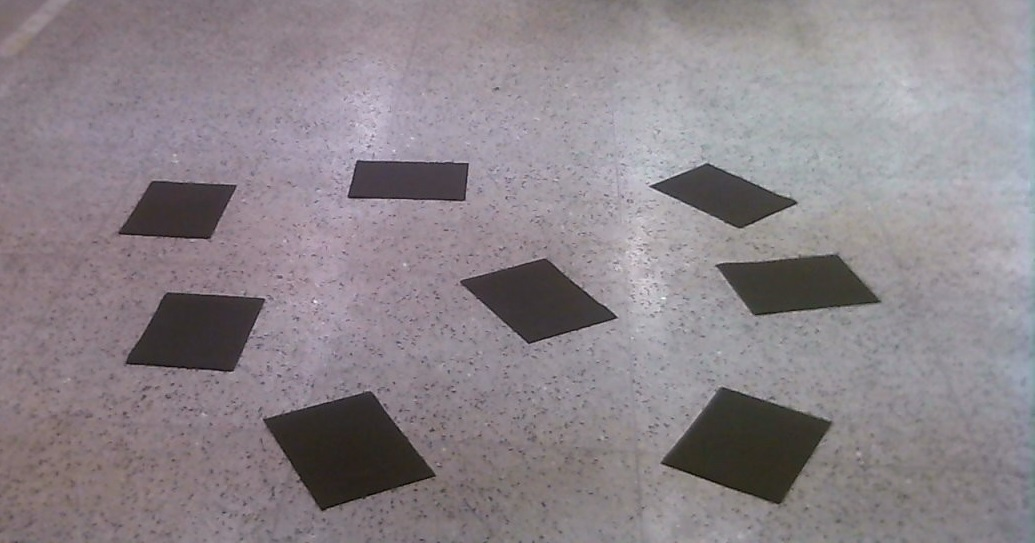
#> input picture 1.jpg, 1035 x 543 px, given in place of the camera
$ python test4.py   (older library calls are emulated)
#> lines starting #> are read from the running program, lines starting #| are printed output that depends on the picture; after the words box and inside, x2 and y2 are one past the last pixel; in counts of white or black regions, pixels touching at a corner belong together
import cv2
import numpy as np
import copy
import time
import math

cap = cv2.VideoCapture(1)
h1 = 10
s1 = 140
v1 = 0
def nothing(x):
    pass
# Creating a window for later use
cv2.namedWindow('AFTER HSV FILTERING')

h,s,v = 103,40,50

while(1):
    time.sleep(0.5)
    _, frame = cap.read()
#> frame is the input picture: shape (543, 1035, 3); mean B, G, R 137.3, 131.9, 139.6

    #converting to HSV
    hsv = cv2.cvtColor(frame,cv2.COLOR_BGR2HSV)
#> hsv: shape (543, 1035, 3); mean H, S, V 125.6, 21.1, 141.4

    # Normal masking algorithm
    lower_blue = np.array([h,s,v])
    upper_blue = np.array([h + h1,s + s1,255])

    mask = cv2.inRange(hsv,lower_blue, upper_blue)
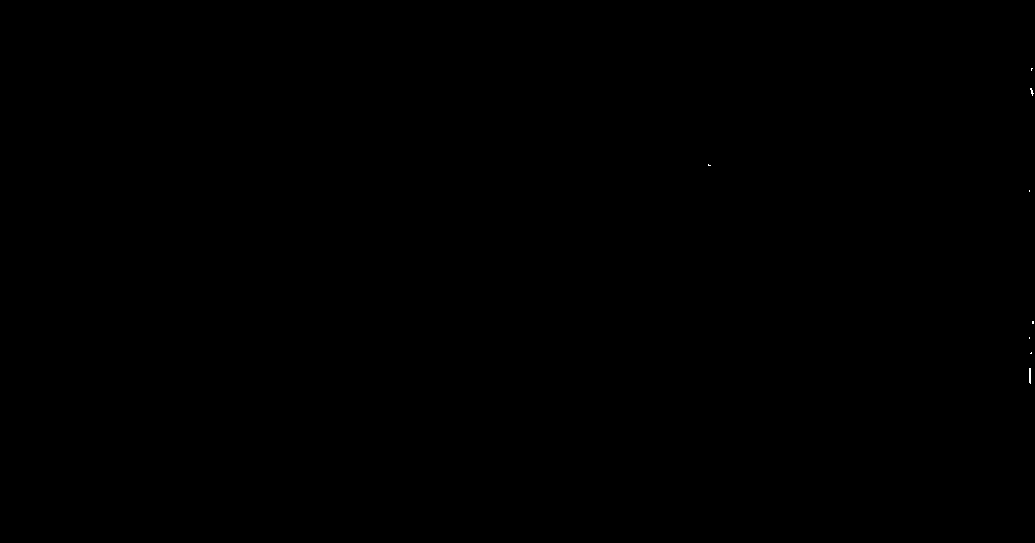
#> mask: shape (543, 1035); 0.01% white in thin lines or dots, all inside (x1, y1, x2, y2) = (708, 68, 1034, 384)

    result = cv2.bitwise_and(frame,frame,mask = mask)
    blur = cv2.blur(result,(5,5))

    bw = cv2.cvtColor(blur,cv2.COLOR_HSV2BGR)
    bw2 = cv2.cvtColor(bw,cv2.COLOR_BGR2GRAY)
    ret,th3 = cv2.threshold(bw2,30,255,cv2.THRESH_BINARY)
#> th3: shape (543, 1035); 0.02% white; 3 white regions (1 under 20 px), largest, box (x1, y1, x2, y2) and area: (1028, 368, 1032, 383) 60, (1029, 88, 1035, 96) 37

    edges = cv2.Canny(th3,100,200)
#> edges: shape (543, 1035); 0.01% white in thin lines or dots, all inside (x1, y1, x2, y2) = (1027, 87, 1035, 383)
    th4 = copy.copy(th3)

    perimeter = 0
    j = 0
    image, contours, hierarchy = cv2.findContours(edges,cv2.RETR_TREE,cv2.CHAIN_APPROX_NONE)
#> contours = 4 contours, 2 with area under 20; largest, box (x1, y1, x2, y2) and area: (1027, 367, 1032, 383) 57, (1027, 367, 1032, 383) 56

    cnt = np.array([])
    for i in range(len(contours)):
        if(perimeter < cv2.contourArea(contours[i])):
            perimeter = cv2.contourArea(contours[i])
            j = i;
            cnt = contours[j]
#> this loop made 4 passes
#> (perimeter, j) on pass 1: (57, 0)
#> after the loop, cnt = contour of 34 points, box (x1, y1, x2, y2) (1027, 367, 1032, 383), area 57; j = 0; perimeter = 57

    (x,y),(MA,ma),angle = cv2.fitEllipse(cnt)
#> x = 1029; y = 374.9; MA = 4.43; ma = 18.51; angle = 0.0434


    hull = cv2.convexHull(cnt)
#> hull = [[1030, 367], [1031, 368], [1031, 382], [1028, 382], [1027, 381], [1027, 369], [1029, 367]]
    avgx, avgy= 0,0
    for pts in hull:
        avgx += pts.item(0)
        avgy += pts.item(1)
#> this loop made 7 passes
#> (pts, avgx, avgy) on passes 2 to 7: ([[1031, 368]], 2061, 735), ([[1031, 382]], 3092, 1117), ([[1028, 382]], 4120, 1499), ([[1027, 381]], 5147, 1880), ([[1027, 369]], 6174, 2249), ([[1029, 367]], 7203, 2616)
#> after the loop, avgx = 7203; avgy = 2616
    avgx /= len(hull)
#> avgx = 1029
    avgy /= len(hull)
#> avgy = 373.7

    M = cv2.moments(cnt)
#> M = moments, m00 57, centre m10/m00, m01/m00 = (1029, 374.7)
    cx = int(M['m10']/M['m00'])
#> cx = 1029
    cy = int(M['m01']/M['m00'])
#> cy = 374
    t = (cx, cy)
#> t = (1029, 374)
    a = (avgx, avgy)
#> a = (1029, 373.7)
    cv2.circle(frame, t, 5, [0, 0, 255], -1)
#> frame: shape (543, 1035, 3); 0.01% of pixels changed, all inside (x1, y1, x2, y2) = (1024, 369, 1035, 380)
    cv2.circle(frame, a, 5, [255, 0, 0], -1)
#> frame: shape (543, 1035, 3); mean B, G, R 137.3, 131.8, 139.5
    cv2.drawContours(frame, cnt, -1, (0,255,0), 3)
#> frame: shape (543, 1035, 3); mean B, G, R 137.2, 131.9, 139.5

    cv2.imshow('AFTER HSV FILTERING',blur)
    cv2.imshow('REAL IMAGE',frame)
    cv2.imshow('FINAL IMAGE AFTER THRESHOLDING',bw2)
    k = cv2.waitKey(5) & 0xFF
#> (key Esc is pressed here)
    if k == 27:
        break

cap.release()
cv2.destroyAllWindows()
